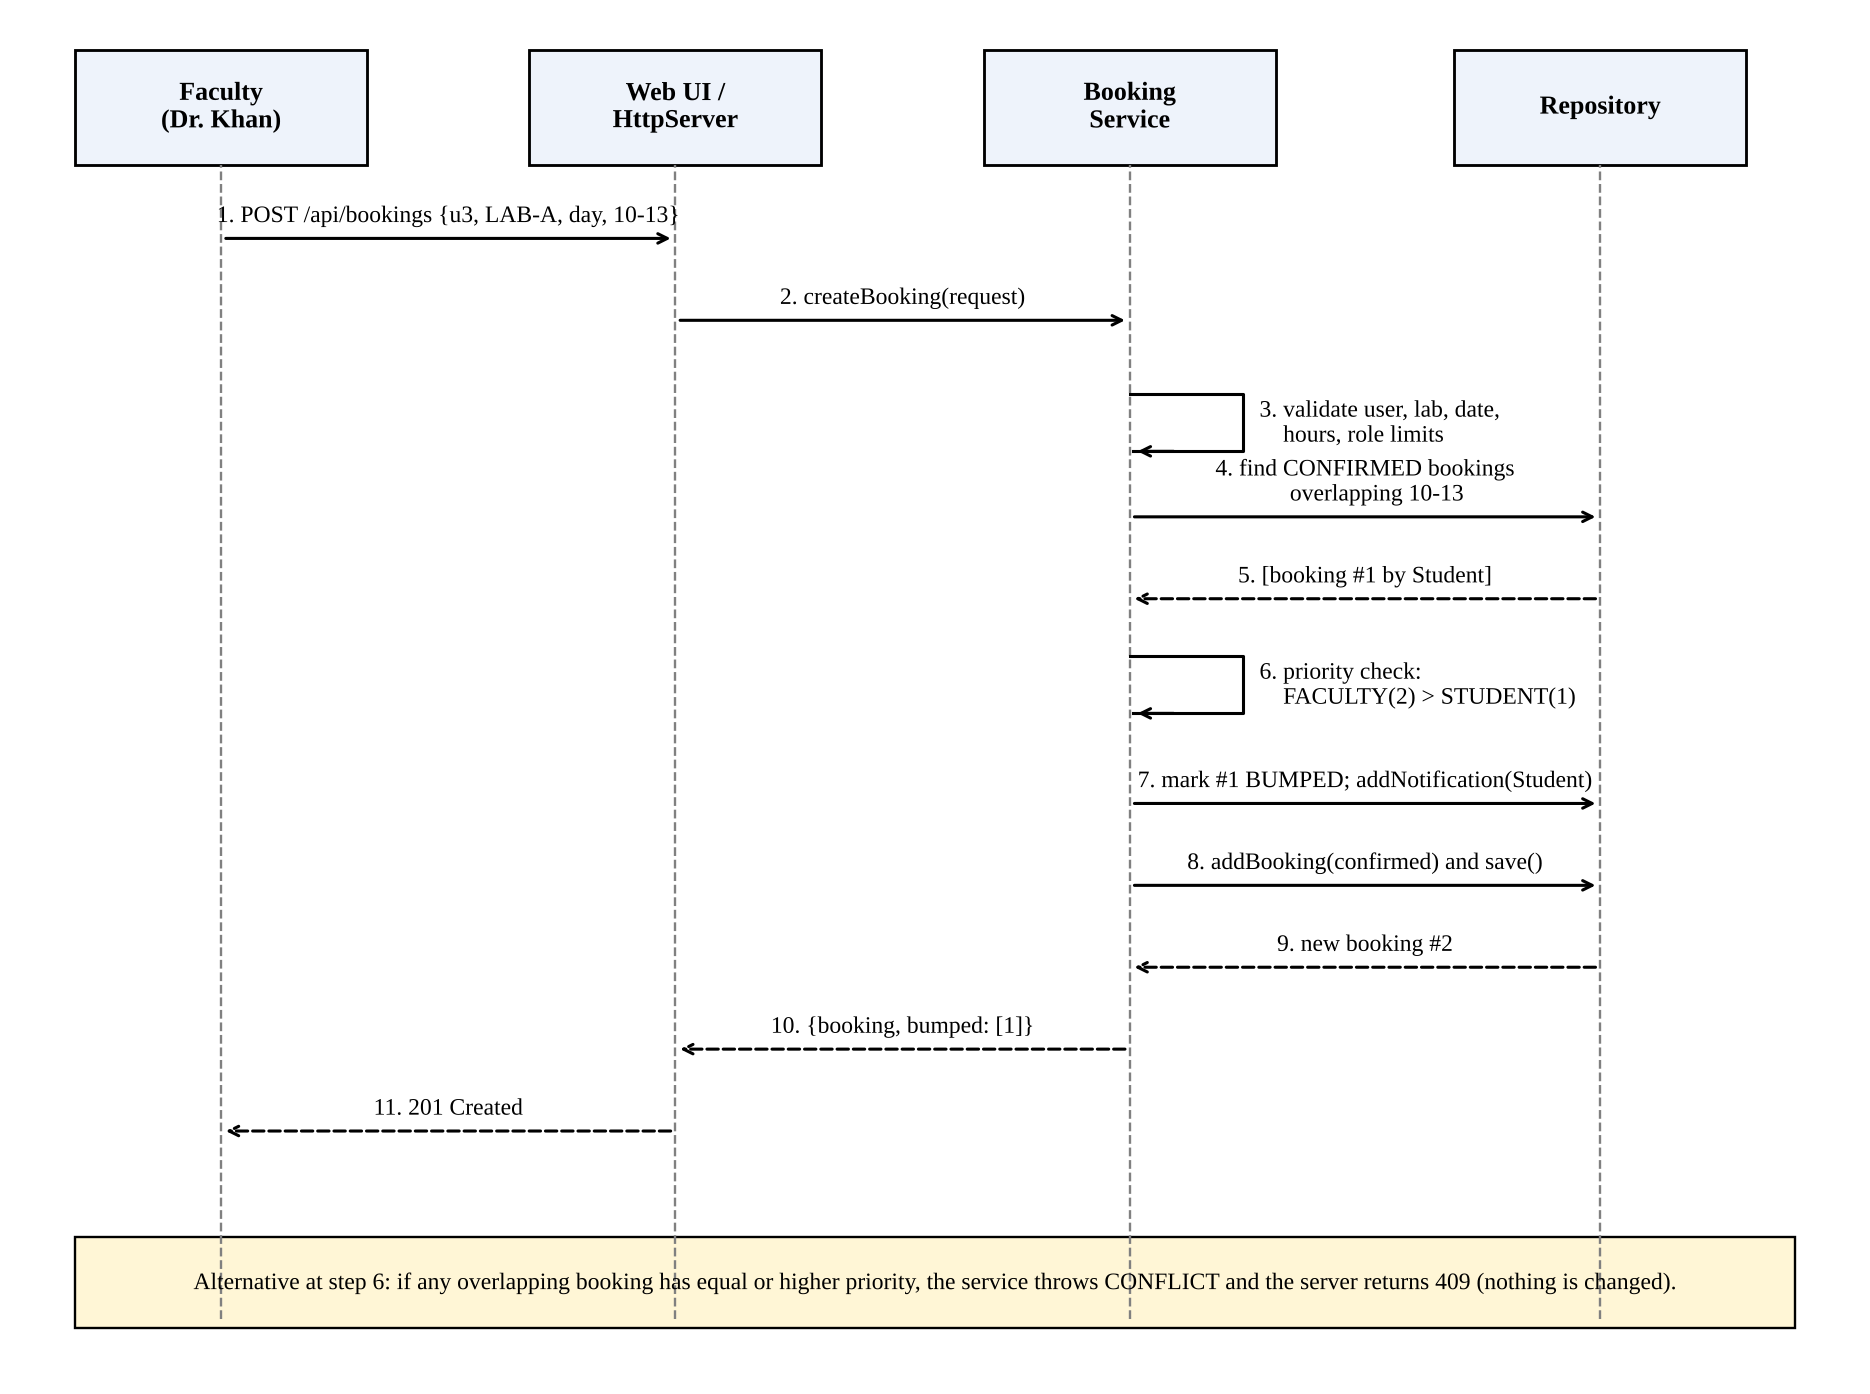

Write Python code to recreate this figure.
import matplotlib
matplotlib.use("Agg")
import matplotlib.pyplot as plt
from matplotlib.patches import Rectangle
plt.rcParams["font.family"] = "Liberation Serif"

fig, ax = plt.subplots(figsize=(11, 8.2))
ax.set_xlim(0, 11); ax.set_ylim(0, 8.2); ax.axis("off")
P = {"Faculty\n(Dr. Khan)": 1.1, "Web UI /\nHttpServer": 3.9, "Booking\nService": 6.7, "Repository": 9.6}
names = list(P)
for n, x in P.items():
    ax.add_patch(Rectangle((x - 0.9, 7.35), 1.8, 0.7, fc="#eef3fb", ec="black", lw=1.2))
    ax.text(x, 7.7, n, ha="center", va="center", fontsize=11, weight="bold")
    ax.plot([x, x], [0.3, 7.35], color="gray", ls="--", lw=1)

def msg(a, b, y, text, ret=False):
    xa, xb = P[names[a]], P[names[b]]
    ax.annotate("", xy=(xb, y), xytext=(xa, y),
                arrowprops=dict(arrowstyle="->", lw=1.3, ls="--" if ret else "-"))
    ax.text((xa + xb) / 2, y + 0.1, text, ha="center", fontsize=10)

def selfmsg(a, y, text):
    x = P[names[a]]
    ax.plot([x, x + 0.7, x + 0.7, x + 0.02], [y, y, y - 0.35, y - 0.35], "k", lw=1.3)
    ax.annotate("", xy=(x + 0.02, y - 0.35), xytext=(x + 0.3, y - 0.35), arrowprops=dict(arrowstyle="->", lw=1.3))
    ax.text(x + 0.8, y - 0.18, text, fontsize=10, va="center")

msg(0, 1, 6.9, "1. POST /api/bookings {u3, LAB-A, day, 10-13}")
msg(1, 2, 6.4, "2. createBooking(request)")
selfmsg(2, 5.95, "3. validate user, lab, date,\n    hours, role limits")
msg(2, 3, 5.2, "4. find CONFIRMED bookings\n    overlapping 10-13")
msg(3, 2, 4.7, "5. [booking #1 by Student]", ret=True)
selfmsg(2, 4.35, "6. priority check:\n    FACULTY(2) > STUDENT(1)")
msg(2, 3, 3.45, "7. mark #1 BUMPED; addNotification(Student)")
msg(2, 3, 2.95, "8. addBooking(confirmed) and save()")
msg(3, 2, 2.45, "9. new booking #2", ret=True)
msg(2, 1, 1.95, "10. {booking, bumped: [1]}", ret=True)
msg(1, 0, 1.45, "11. 201 Created", ret=True)

ax.add_patch(Rectangle((0.2, 0.25), 10.6, 0.55, fc="#fff6d6", ec="black", lw=1))
ax.text(5.5, 0.52, "Alternative at step 6: if any overlapping booking has equal or higher priority, "
        "the service throws CONFLICT and the server returns 409 (nothing is changed).",
        ha="center", va="center", fontsize=10)
plt.tight_layout()
plt.savefig("sequence.png", dpi=170)
